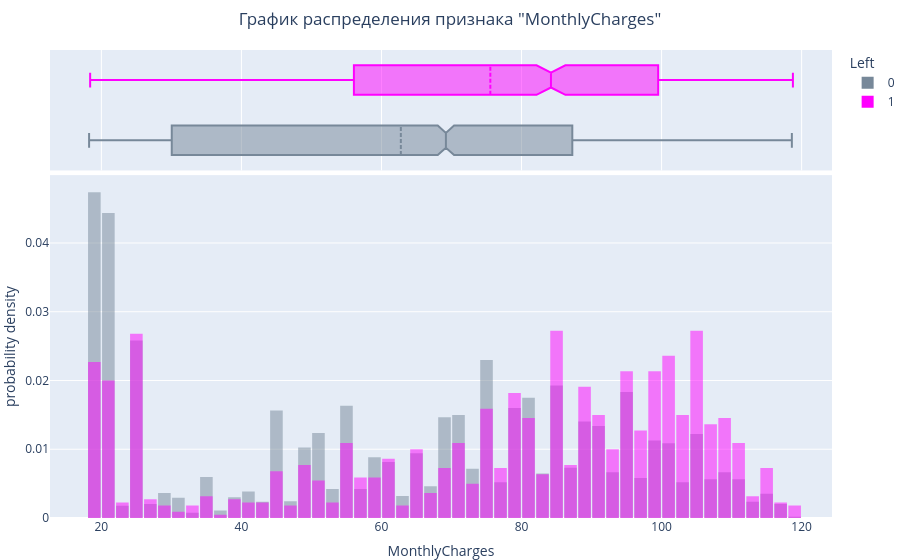

The cell this chart's notebook holds for it:
### Code cell
plot_hist('MonthlyCharges')

### Figure 1 — Plotly figure (JSON) as saved in the notebook; plotly's stock layout.template omitted (floating-point values rounded to 4 significant figures; data arrays with more than 128 entries replaced by an {"elided": "..."} marker saying what was removed)
{"data": [{"alignmentgroup": "True", "bingroup": "x", "histnorm": "probability density", "hovertemplate": "Left=0<br>MonthlyCharges=%{x}<br>probability density=%{y}<extra></extra>", "legendgroup": "0", "marker": {"color": "lightslategrey", "opacity": 0.5, "pattern": {"shape": ""}}, "name": "0", "nbinsx": 100, "offsetgroup": "0", "orientation": "v", "showlegend": true, "type": "histogram", "x": {"elided": "5942 float values"}, "xaxis": "x", "yaxis": "y"}, {"alignmentgroup": "True", "boxmean": true, "hovertemplate": "Left=0<br>MonthlyCharges=%{x}<extra></extra>", "legendgroup": "0", "marker": {"color": "lightslategrey"}, "name": "0", "notched": true, "offsetgroup": "0", "showlegend": false, "type": "box", "x": {"elided": "5942 float values"}, "xaxis": "x2", "yaxis": "y2"}, {"alignmentgroup": "True", "bingroup": "x", "histnorm": "probability density", "hovertemplate": "Left=1<br>MonthlyCharges=%{x}<br>probability density=%{y}<extra></extra>", "legendgroup": "1", "marker": {"color": "magenta", "opacity": 0.5, "pattern": {"shape": ""}}, "name": "1", "nbinsx": 100, "offsetgroup": "1", "orientation": "v", "showlegend": true, "type": "histogram", "x": {"elided": "1101 float values"}, "xaxis": "x", "yaxis": "y"}, {"alignmentgroup": "True", "boxmean": true, "hovertemplate": "Left=1<br>MonthlyCharges=%{x}<extra></extra>", "legendgroup": "1", "marker": {"color": "magenta"}, "name": "1", "notched": true, "offsetgroup": "1", "showlegend": false, "type": "box", "x": {"elided": "1101 float values"}, "xaxis": "x2", "yaxis": "y2"}], "layout": {"bargap": 0.1, "barmode": "overlay", "legend": {"title": {"text": "Left"}, "tracegroupgap": 0}, "margin": {"b": 0, "l": 0, "r": 0, "t": 50}, "title": {"text": "График распределения признака \"MonthlyCharges\"", "x": 0.5}, "xaxis": {"anchor": "y", "domain": [0, 1], "title": {"text": "MonthlyCharges"}}, "xaxis2": {"anchor": "y2", "domain": [0, 1], "matches": "x", "showgrid": true, "showticklabels": false}, "yaxis": {"anchor": "x", "domain": [0, 0.7326], "title": {"text": "probability density"}}, "yaxis2": {"anchor": "x2", "domain": [0.7426, 1], "matches": "y2", "showgrid": false, "showline": false, "showticklabels": false, "ticks": ""}}}
